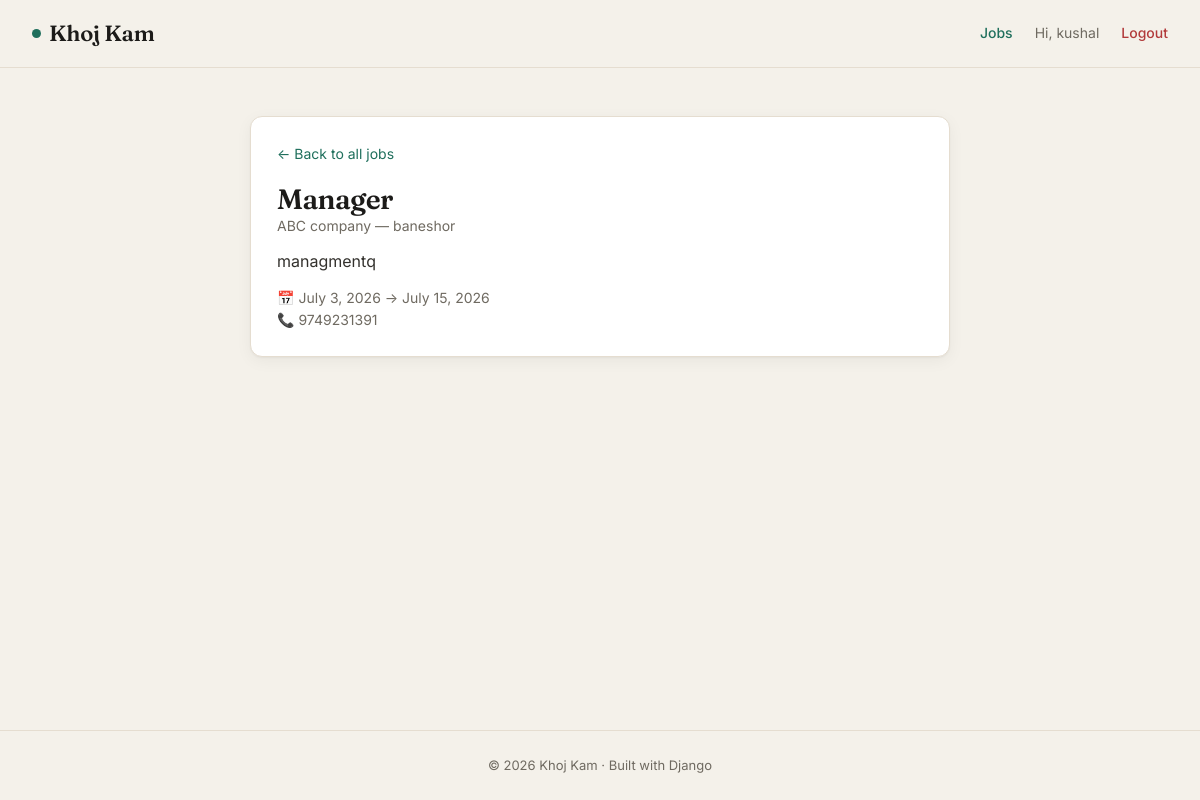
The page /job/1/ (signed in) on the database its author committed.
### portal/models.py (models this page shows, shortened)
class Job(models.Model):
    title = models.CharField(max_length=100)
    start_date = models.DateField()
    end_date = models.DateField()
    description = models.TextField()
    company = models.ForeignKey(Company, on_delete=models.CASCADE, related_name='jobs')

class Company(models.Model):
    name = models.CharField(max_length=100)
    logo = models.ImageField(upload_to='company_logos/', blank=True, null=True)
    location = models.CharField(max_length=100)
    contact_no = models.CharField(max_length=10)

### portal/views.py (the view)
# urls.py: path("job/<int:job_id>/", views.job_detail, name="job_detail"),   # ← dynamic
def job_detail(request, job_id):
    job = get_object_or_404(Job, id=job_id)
    return render(request, "job_detail.html", {"job": job})

### jobportal/templates/job_detail.html (shortened to what this page needs)
{% extends "base.html" %}
{% block content %}
<div class="container">
    <div class="card" style="max-width:700px; margin:0 auto;">
        <a href="{% url 'jobs' %}" style="font-size:14px;">← Back to all jobs</a>
        <h1 style="margin-top:16px; font-size:28px;">{{ job.title }}</h1>
        <p class="meta">{{ job.company.name }} — {{ job.company.location }}</p>
        <p class="desc">{{ job.description }}</p>
        <p class="meta">📅 {{ job.start_date }} → {{ job.end_date }}</p>
        <p class="meta">📞 {{ job.company.contact_no }}</p>
    </div>
</div>
{% endblock %}

### jobportal/templates/base.html (shortened to what this page needs)
<!DOCTYPE html>
<html lang="en">
<head>
</head>
<body>
    <header class="site-header">
        <a href="{% url 'home' %}" class="brand"><span class="dot"></span>Khoj Kam</a>
        <nav class="nav-links">
            <a href="{% url 'jobs' %}">Jobs</a>
            {% if user.is_authenticated %}
                <span class="user">Hi, {{ user.username }}</span>
                <a href="{% url 'logout' %}" class="logout">Logout</a>
            {% else %}
                <a href="{% url 'login' %}">Login</a>
                <a href="{% url 'register' %}">Register</a>
            {% endif %}
        </nav>
    </header>
    <main>
        {% block content %}{% endblock %}
    </main>
    <footer class="site-footer">
        © 2026 Khoj Kam · Built with Django
    </footer>
</body>
</html>

### jobportal/templates/base.html (style rules this page uses)
:root { --bg: #f4f1ea; --surface: #ffffff; --ink: #1c1b19; --muted: #6f6a61; --line: #e5ddd0; --accent: #1f6f5c; --accent-hover: #185848; --amber: #b47d1e; --danger: #b23b3b; --radius: 12px; --shadow: 0 1px 2px rgba(28,27,25,.04), 0 4px 16px rgba(28,27,25,.05); --serif: "Fraunces", Georgia, serif; --sans: "Inter", -apple-system, BlinkMacSystemFont, sans-serif; }
* { box-sizing: border-box; margin: 0; padding: 0; }
body { font-family: var(--sans); background: var(--bg); color: var(--ink); line-height: 1.6; min-height: 100vh; display: flex; flex-direction: column; -webkit-font-smoothing: antialiased; }
a { color: var(--accent); text-decoration: none; }
.site-header { position: sticky; top: 0; z-index: 50; display: flex; align-items: center; justify-content: space-between; padding: 16px 32px; background: rgba(244,241,234,.85); backdrop-filter: blur(10px); border-bottom: 1px solid var(--line); }
.brand { font-family: var(--serif); font-weight: 600; font-size: 22px; color: var(--ink); letter-spacing: -.01em; display: flex; align-items: center; gap: 8px; }
.brand .dot { width: 9px; height: 9px; border-radius: 50%; background: var(--accent); display: inline-block; }
.nav-links { display: flex; align-items: center; gap: 22px; font-size: 14px; }
.nav-links .user { color: var(--muted); }
.nav-links .logout { color: var(--danger); }
.nav-links a { font-weight: 500; }
.container { width: 100%; max-width: 880px; margin: 0 auto; padding: 48px 24px; flex: 1; }
main { flex: 1; display: flex; flex-direction: column; }
h1, h2, h3 { font-family: var(--serif); font-weight: 600; letter-spacing: -.02em; line-height: 1.15; }
.card { background: var(--surface); border: 1px solid var(--line); border-radius: var(--radius); padding: 24px 26px; box-shadow: var(--shadow); transition: transform .15s ease, box-shadow .15s ease; }
.meta { color: var(--muted); font-size: 14px; }
.desc { margin: 12px 0; color: #33312d; }
.site-footer { border-top: 1px solid var(--line); padding: 24px 32px; text-align: center; color: var(--muted); font-size: 13px; }

### rows shown on the page
Job: title "Manager", company.name "ABC company", company.location "baneshor", description "managmentq", start_date "July 3, 2026", end_date "July 15, 2026", company.contact_no "9749231391"

### other values the page prints
{{ user.username }} "kushal"
